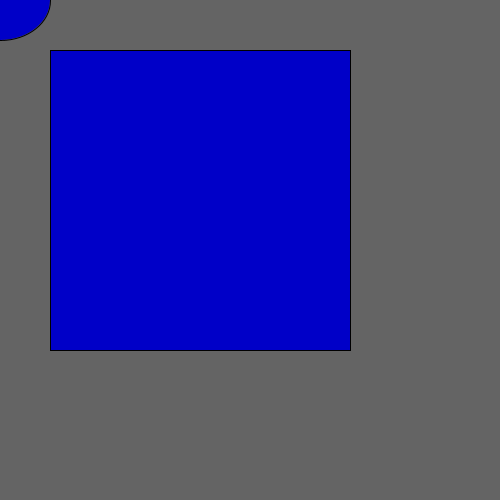
Frame 1 (no input)
Frame 60 (the mouse pressed at the canvas centre just before this capture): identical to frame 1, image omitted
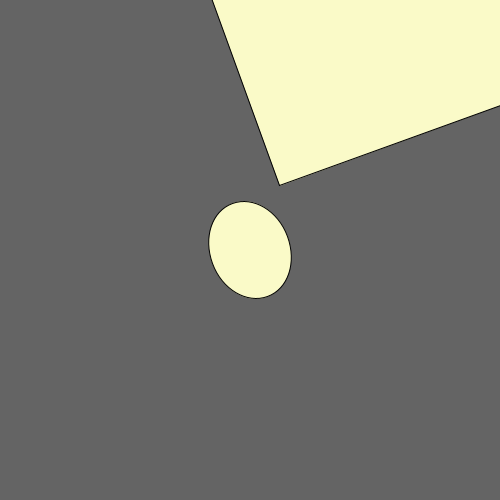
Frame 120 (the mouse held since frame 60 and released just before this capture)

The Processing sketch that drew these frames (run headless with seeded random() and noise(); from frame 60 on, the mouse is pressed at the canvas centre):

// Processing sketch: actividad08
// ── actividad08.pde
color c2;

void setup(){
  size(500, 500);
}

void draw(){
  background(100);
  
  pushMatrix();
  translate(mouseX, mouseY);
  rotate(radians(mouseX));
  
  
  fill(mouseX, mouseY, 200);
  square(50, 50, 300);
  ellipse(0, 0, 100, 80);
  popMatrix();
}
